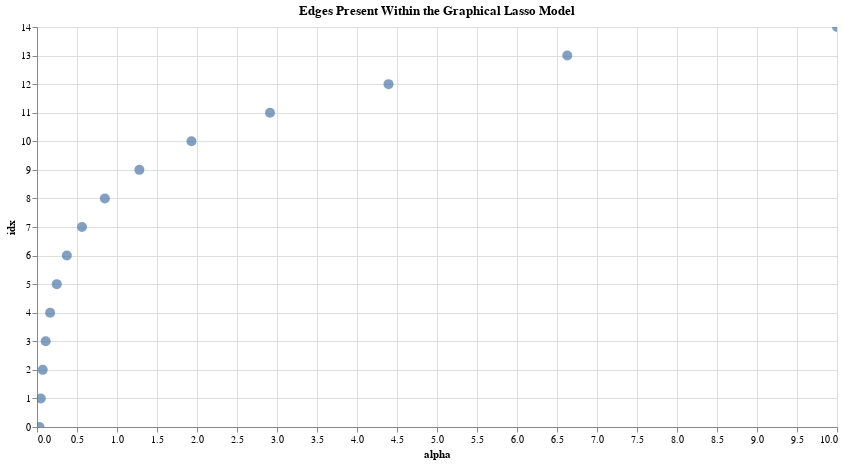

Notebook cell for this chart:
### Markdown cell above
**Cross Validate for Optimal Parameters: the Lasso**

Varoquaux's pipeline involves steps in the following two cells.

A set of clusters is built using a set of predefined edges, called the edge model. The volatility of every OHLC tick is fed into the edge model, in order to establish a covariance to each other.

The advantages of the Graphical Lasso model is that a cross validated average set of hyperparameters is located, then applied to cluster each stock. Thus, every stock is identified with other stockss which move in tandem, together, over seven days. I print the alpha edges below, and visualize this group.

Depending upon the markets when you run this study, more intensive clustering may take place at either end of the spectrum. This exposes the covariance between different groups, while exposing outlier clusters.

**Using the Interactive Graph**

Feel free to move your mouse into the graph, then roll your mouse. This will drill in/out and allow you to hover over data points. They will mape to the edges of the clusters, under investigation.

### Code cell
from sklearn import covariance
import altair as alt
alphas = np.logspace(-1.5, 1, num=15)
edge_model = covariance.GraphicalLassoCV(alphas=alphas)
X = volatility.copy().T
X /= X.std(axis=0)
l =edge_model.fit(X)
n= []
print(type(l.alphas))
for  i in range(len(l.alphas)):
    print(l.alphas[i])
    dict = {"idx":i , "alpha":l.alphas[i]}
    n.append(dict)

dd = pd.DataFrame(n)
alt.Chart(dd).mark_point(filled=True, size=100).encode(
    y=alt.Y('idx'),
    x=alt.X('alpha'),tooltip=['alpha'],).properties(
        width=800,
        height=400,
        title="Edges Present Within the Graphical Lasso Model"
    ).interactive()

### Figure 1 — Vega-Lite specification as saved in the notebook (floating-point values rounded to 4 significant figures)
{"config": {"view": {"continuousWidth": 300, "continuousHeight": 300}}, "data": {"name": "data-c49e376a6511ef439036c23edd0009cc"}, "mark": {"type": "point", "filled": true, "size": 100}, "encoding": {"tooltip": [{"field": "alpha", "type": "quantitative"}], "x": {"field": "alpha", "type": "quantitative"}, "y": {"field": "idx", "type": "quantitative"}}, "height": 400, "params": [{"name": "param_1", "select": {"type": "interval", "encodings": ["x", "y"]}, "bind": "scales"}], "title": "Edges Present Within the Graphical Lasso Model", "width": 800, "$schema": "https://vega.github.io/schema/vega-lite/v5.20.1.json", "datasets": {"data-c49e376a6511ef439036c23edd0009cc": [{"idx": 0, "alpha": 0.03162}, {"idx": 1, "alpha": 0.04771}, {"idx": 2, "alpha": 0.07197}, {"idx": 3, "alpha": 0.1086}, {"idx": 4, "alpha": 0.1638}, {"idx": 5, "alpha": 0.2471}, {"idx": 6, "alpha": 0.3728}, {"idx": 7, "alpha": 0.5623}, {"idx": 8, "alpha": 0.8483}, {"idx": 9, "alpha": 1.28}, {"idx": 10, "alpha": 1.931}, {"idx": 11, "alpha": 2.913}, {"idx": 12, "alpha": 4.394}, {"idx": 13, "alpha": 6.629}, {"idx": 14, "alpha": 10.0}]}}
